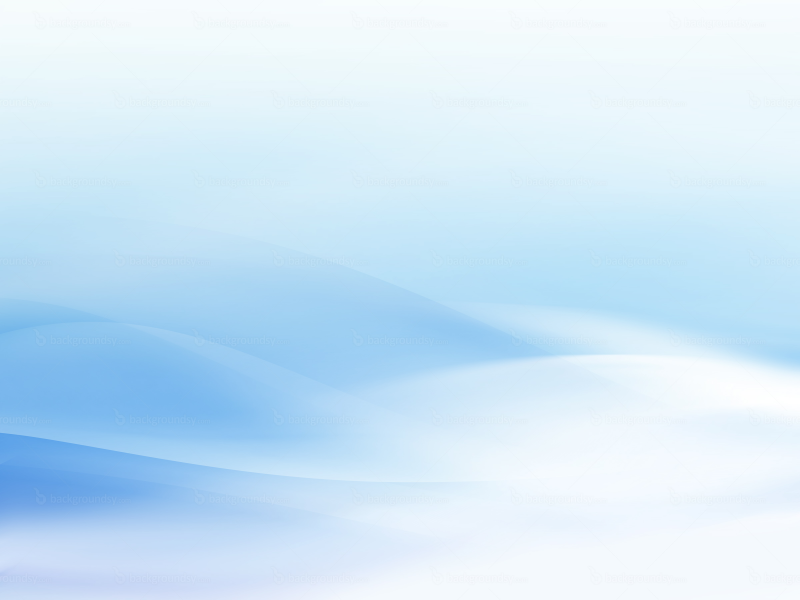
#> input picture frontend/vendors/images/sample.jpg, 2400 x 1800 px (shown at 1/3 size)
$ python -i image_styles.py   (imports and definitions only)
#> lines starting #> are read from the running program, lines starting #| are printed output that depends on the picture
### osig/utils.py
import structlog


def get_osig_logger(name):
    """This will add a `osig` prefix to logger for easy configuration."""

    return structlog.get_logger(f"osig.{name}")

### core/image_styles.py
from PIL import Image, ImageDraw

from core.image_utils import (
    add_watermark,
    create_image_buffer,
    draw_wrapped_text,
    get_image_dimensions,
    load_and_resize_image,
    load_font,
)
from core.utils import check_if_profile_has_pro_subscription
from osig.utils import get_osig_logger

# [1 line that did not run here, left out]


# [73 lines left out: functions _safe_truncate, _normalize_job_copy, _draw_wrapped_text_block, _load_optional_image, not called in this run]


def generate_image_router(image_data):
    style = image_data.get("style", "base")
    image_url = image_data.get("image_url") or image_data.get("image_or_logo")

    common_kwargs = {
        "profile_id": image_data.get("profile_id"),
        "site": image_data.get("site"),
        "font": image_data.get("font"),
        "title": image_data.get("title"),
        "subtitle": image_data.get("subtitle"),
        "output_format": image_data.get("format", "png"),
        "quality": image_data.get("quality"),
        "max_kb": image_data.get("max_kb"),
    }

    if style == "logo":
        return generate_logo_image(
            image_url=image_url,
            **common_kwargs,
        )

    if style == "job_classic":
        return generate_job_classic_image(
            eyebrow=image_data.get("eyebrow"),
            image_url=image_url,
            **common_kwargs,
        )

    if style == "job_logo":
        return generate_job_logo_image(
            eyebrow=image_data.get("eyebrow"),
            image_url=image_url,
            **common_kwargs,
        )

    if style == "job_clean":
        return generate_job_clean_image(
            eyebrow=image_data.get("eyebrow"),
            image_url=image_url,
            **common_kwargs,
        )

    return generate_base_image(
        eyebrow=image_data.get("eyebrow"),
        image_url=image_url,
        **common_kwargs,
    )


# [472 lines left out: functions generate_base_image, generate_logo_image, generate_job_classic_image, generate_job_logo_image, generate_job_clean_image, not called in this run]

>>> import cv2
>>> picture = cv2.imread('../frontend/vendors/images/sample.jpg', cv2.IMREAD_GRAYSCALE)
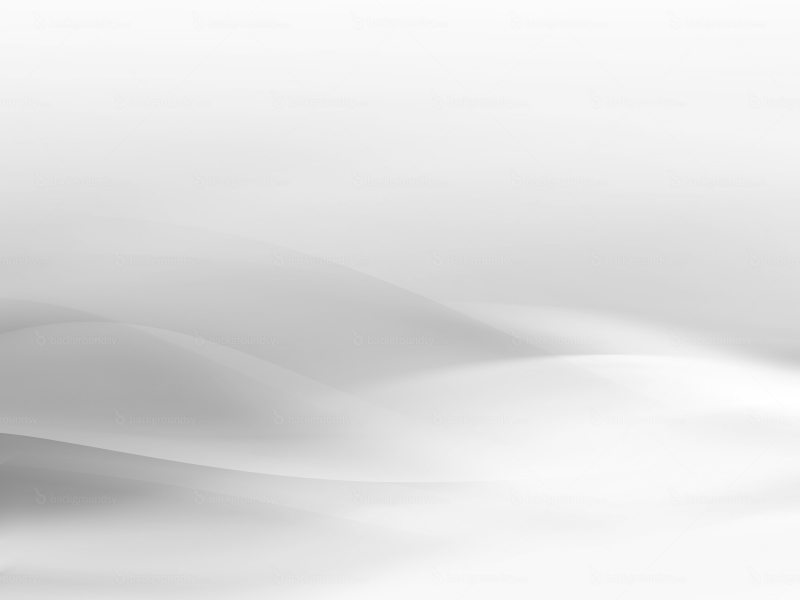
#> picture: shape (1800, 2400) (shown at 1/3 size); min 141, max 255, mean 225.2
#> (the run stopped early here; a loop or call above may not have finished)
